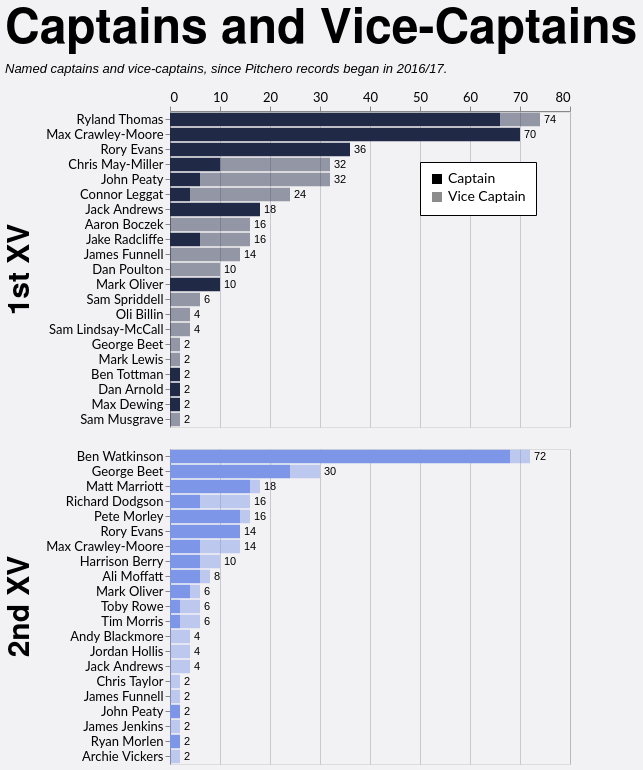

Vega-Lite specification for this chart:
### Vega-Lite specification from a JSON file in a GitHub repository (floating-point values rounded to 4 significant figures; data arrays with more than 128 entries replaced by an {"elided": "..."} marker saying what was removed)
{"config": {"axis": {"labelFont": "Lato, sans-serif", "titleFont": "PT Sans Narrow, Helvetica Neue, Helvetica, Arial, sans-serif", "labelFontSize": 13, "titleFontSize": 24, "gridColor": "#202947", "gridOpacity": 0.2}, "header": {"labelFont": "PT Sans Narrow, Helvetica Neue, Helvetica, Arial, sans-serif", "titleFont": "PT Sans Narrow, Helvetica Neue, Helvetica, Arial, sans-serif", "labelFontSize": 24, "titleFontSize": 28, "labelFontWeight": "bold", "orient": "left"}, "legend": {"labelFont": "Lato, sans-serif", "titleFont": "PT Sans Narrow, Helvetica Neue, Helvetica, Arial, sans-serif", "labelFontSize": 14, "titleFontSize": 16, "titlePadding": 5, "fillColor": "white", "strokeColor": "black", "padding": 10, "titleFontWeight": "lighter", "titleFontStyle": "italic", "titleColor": "gray", "offset": 10}, "title": {"font": "PT Sans Narrow, Helvetica Neue, Helvetica, Arial, sans-serif", "fontSize": 48, "fontWeight": "bold", "anchor": "start", "align": "center", "titlePadding": 20, "subtitlePadding": 10, "subtitleFontSize": 13, "subtitleColor": "", "subtitleFontStyle": "italic", "offset": 15, "color": "black"}, "axisX": {"labelAngle": 0}, "facet": {"title": null, "header": null, "align": {"row": "each", "column": "each"}}, "resolve": {"scale": {"y": "independent", "facet": "independent"}}, "background": "#f2f1f4", "scale": {"offsetBandPaddingOuter": 0.2, "offsetBandPaddingInner": 0.1}}, "data": {"name": "data-0fa7723dd83e0831f4e9dd7b75193a27"}, "facet": {"row": {"field": "squad", "header": {"labelExpr": "datum.value + ' XV'", "labelFontSize": 30, "title": null}, "sort": ["1st", "2nd"], "title": null, "type": "nominal"}}, "spec": {"layer": [{"mark": {"type": "bar"}, "encoding": {"color": {"field": "squad", "legend": null, "scale": {"domain": ["1st", "2nd"], "range": ["#202946", "#7d96e8"]}, "sort": ["1st", "2nd"], "type": "nominal"}, "opacity": {"field": "role", "legend": {"legendX": 250, "legendY": 50, "orient": "none", "title": null}, "scale": {"domain": ["Captain", "Vice Captain"], "range": [1.0, 0.45]}, "sort": ["Captain", "Vice Captain"], "type": "nominal"}, "order": {"field": "stack_order", "sort": "ascending", "type": "quantitative"}, "tooltip": [{"field": "player", "title": "Player", "type": "nominal"}, {"field": "squad", "title": "Squad", "type": "nominal"}, {"field": "role", "title": "Role", "type": "nominal"}, {"field": "games_agg", "title": "Games", "type": "quantitative"}], "x": {"axis": {"orient": "top", "title": null}, "field": "x0", "type": "quantitative"}, "x2": {"field": "x2"}, "y": {"field": "player", "sort": {"field": "player_total", "order": "descending"}, "title": null, "type": "nominal"}}, "transform": [{"aggregate": [{"op": "sum", "field": "games", "as": "games_agg"}, {"op": "max", "field": "player_total", "as": "player_total"}], "groupby": ["player", "squad", "role", "stack_order"]}, {"window": [{"op": "sum", "field": "games_agg", "as": "x2"}], "frame": [null, 0], "groupby": ["player", "squad"], "sort": [{"field": "stack_order", "order": "ascending"}]}, {"calculate": "datum.x2 - datum.games_agg", "as": "x0"}]}, {"mark": {"type": "text", "align": "left", "baseline": "middle", "color": "black", "dx": 4, "fontSize": 11}, "encoding": {"text": {"field": "total_games", "format": ".0f", "type": "quantitative"}, "x": {"axis": {"orient": "top", "title": null}, "field": "total_games", "type": "quantitative"}, "y": {"field": "player", "sort": {"field": "player_total", "order": "descending"}, "title": null, "type": "nominal"}}, "transform": [{"aggregate": [{"op": "sum", "field": "games", "as": "total_games"}, {"op": "max", "field": "player_total", "as": "player_total"}], "groupby": ["player", "squad"]}]}], "height": {"step": 15}, "transform": [{"joinaggregate": [{"op": "sum", "field": "games", "as": "player_total"}], "groupby": ["player", "squad"]}], "width": 400}, "resolve": {"scale": {"y": "independent"}}, "title": {"text": "Captains and Vice-Captains", "subtitle": "Named captains and vice-captains, since Pitchero records began in 2016/17."}, "$schema": "https://vega.github.io/schema/vega-lite/v5.20.1.json", "datasets": {"data-0fa7723dd83e0831f4e9dd7b75193a27": {"elided": "197 records"}}}
